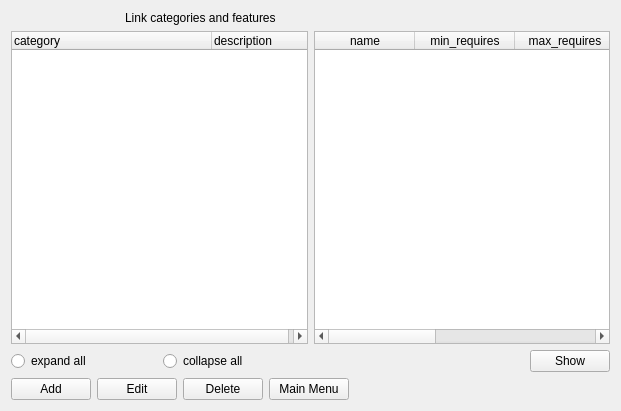
<?xml version="1.0" encoding="UTF-8"?>
<ui version="4.0">
 <class>categories_features_form</class>
 <widget class="QWidget" name="categories_features_form">
  <property name="geometry">
   <rect>
    <x>0</x>
    <y>0</y>
    <width>621</width>
    <height>411</height>
   </rect>
  </property>
  <property name="windowTitle">
   <string>Link categories and features</string>
  </property>
  <layout class="QGridLayout" name="gridLayout">
   <item row="5" column="0">
    <layout class="QHBoxLayout" name="horizontalLayout">
     <item>
      <widget class="QPushButton" name="add">
       <property name="text">
        <string>Add</string>
       </property>
       <property name="form" stdset="0">
        <string notr="true">categories_features_add</string>
       </property>
       <property name="global.categoryState" stdset="0">
        <string notr="true">{category.state}</string>
       </property>
       <property name="global.category_id" stdset="0">
        <string>{category.id}</string>
       </property>
       <property name="global.CategoryFeatureState" stdset="0">
        <string>{CategoryFeature.state}</string>
       </property>
      </widget>
     </item>
     <item>
      <widget class="QPushButton" name="add_3">
       <property name="text">
        <string>Edit</string>
       </property>
       <property name="form" stdset="0">
        <string notr="true">categories_features_edit</string>
       </property>
       <property name="global.categoryState" stdset="0">
        <string notr="true">{category.state}</string>
       </property>
       <property name="global.category_id" stdset="0">
        <string>{category.id}</string>
       </property>
       <property name="global.CategoryFeatureState" stdset="0">
        <string>{CategoryFeature.state}</string>
       </property>
       <property name="global.feature_id" stdset="0">
        <string>{CategoryFeature.id}</string>
       </property>
      </widget>
     </item>
     <item>
      <widget class="QPushButton" name="add_2">
       <property name="text">
        <string>Delete</string>
       </property>
       <property name="form" stdset="0">
        <string notr="true">categories_features</string>
       </property>
       <property name="global.categoryState" stdset="0">
        <string notr="true">{category.state}</string>
       </property>
       <property name="doctype" stdset="0">
        <string notr="true">CategoryFeature.simpleform</string>
       </property>
       <property name="rootelement" stdset="0">
        <string notr="true">CategoryFeature</string>
       </property>
       <property name="action" stdset="0">
        <string notr="true">delete</string>
       </property>
       <property name="global.CategoryFeatureState" stdset="0">
        <string>{CategoryFeature.state}</string>
       </property>
       <property name="category_id" stdset="0">
        <string>{category.id}</string>
       </property>
       <property name="feature_id" stdset="0">
        <string>{CategoryFeature.id}</string>
       </property>
      </widget>
     </item>
     <item>
      <widget class="QPushButton" name="reload_2">
       <property name="text">
        <string>Main Menu</string>
       </property>
       <property name="form" stdset="0">
        <string notr="true">init</string>
       </property>
       <property name="global.categoryState" stdset="0">
        <string notr="true">{category.state}</string>
       </property>
       <property name="global.CategoryFeatureState" stdset="0">
        <string>{CategoryFeature.state}</string>
       </property>
      </widget>
     </item>
     <item>
      <spacer name="horizontalSpacer">
       <property name="orientation">
        <enum>Qt::Horizontal</enum>
       </property>
       <property name="sizeHint" stdset="0">
        <size>
         <width>40</width>
         <height>20</height>
        </size>
       </property>
      </spacer>
     </item>
    </layout>
   </item>
   <item row="0" column="0">
    <layout class="QHBoxLayout" name="horizontalLayout_2">
     <item>
      <widget class="QLabel" name="label_2">
       <property name="maximumSize">
        <size>
         <width>32</width>
         <height>32</height>
        </size>
       </property>
       <property name="text">
        <string/>
       </property>
       <property name="pixmap">
        <pixmap resource="../qtclient.qrc">:/images/folders.png</pixmap>
       </property>
      </widget>
     </item>
     <item>
      <widget class="QLabel" name="label_3">
       <property name="maximumSize">
        <size>
         <width>32</width>
         <height>32</height>
        </size>
       </property>
       <property name="text">
        <string/>
       </property>
       <property name="pixmap">
        <pixmap resource="../qtclient.qrc">:/images/link.png</pixmap>
       </property>
      </widget>
     </item>
     <item>
      <widget class="QLabel" name="label_4">
       <property name="maximumSize">
        <size>
         <width>32</width>
         <height>32</height>
        </size>
       </property>
       <property name="text">
        <string/>
       </property>
       <property name="pixmap">
        <pixmap resource="../qtclient.qrc">:/images/chart_organisation.png</pixmap>
       </property>
      </widget>
     </item>
     <item>
      <widget class="QLabel" name="label">
       <property name="text">
        <string>Link categories and features</string>
       </property>
      </widget>
     </item>
    </layout>
   </item>
   <item row="2" column="0">
    <layout class="QGridLayout" name="gridLayout_2">
     <item row="1" column="0">
      <layout class="QHBoxLayout" name="horizontalLayout_3">
       <item>
        <widget class="QRadioButton" name="ignore_expand_cats">
         <property name="text">
          <string>expand all</string>
         </property>
        </widget>
       </item>
       <item>
        <widget class="QRadioButton" name="ignore_collapse_cats">
         <property name="text">
          <string>collapse all</string>
         </property>
        </widget>
       </item>
      </layout>
     </item>
     <item row="0" column="2">
      <widget class="QTableWidget" name="CategoryFeature">
       <property name="editTriggers">
        <set>QAbstractItemView::NoEditTriggers</set>
       </property>
       <property name="selectionMode">
        <enum>QAbstractItemView::SingleSelection</enum>
       </property>
       <property name="selectionBehavior">
        <enum>QAbstractItemView::SelectRows</enum>
       </property>
       <property name="doctype" stdset="0">
        <string>CategoryFeatureListRequest.simpleform</string>
       </property>
       <property name="rootelement" stdset="0">
        <string>CategoryFeature</string>
       </property>
       <property name="state" stdset="0">
        <string>{global.CategoryFeatureState}</string>
       </property>
       <property name="category_id" stdset="0">
        <string>{category.id}</string>
       </property>
       <property name="action" stdset="0">
        <string notr="true">read</string>
       </property>
       <column>
        <property name="text">
         <string>name</string>
        </property>
       </column>
       <column>
        <property name="text">
         <string>min_requires</string>
        </property>
       </column>
       <column>
        <property name="text">
         <string>max_requires</string>
        </property>
       </column>
       <column>
        <property name="text">
         <string>min_provides</string>
        </property>
       </column>
       <column>
        <property name="text">
         <string>max_provides</string>
        </property>
       </column>
      </widget>
     </item>
     <item row="0" column="0">
      <widget class="QTreeWidget" name="category">
       <property name="itemsExpandable">
        <bool>true</bool>
       </property>
       <property name="doctype" stdset="0">
        <string notr="true">CategoryHierarchyRequest.simpleform</string>
       </property>
       <property name="rootelement" stdset="0">
        <string>category</string>
       </property>
       <property name="state" stdset="0">
        <string notr="true">{global.categoryState}</string>
       </property>
       <property name="action" stdset="0">
        <string notr="true">read</string>
       </property>
       <attribute name="headerDefaultSectionSize">
        <number>200</number>
       </attribute>
       <column>
        <property name="text">
         <string>category</string>
        </property>
       </column>
       <column>
        <property name="text">
         <string>description</string>
        </property>
       </column>
      </widget>
     </item>
     <item row="1" column="2">
      <layout class="QHBoxLayout" name="horizontalLayout_4">
       <item>
        <spacer name="horizontalSpacer_2">
         <property name="orientation">
          <enum>Qt::Horizontal</enum>
         </property>
         <property name="sizeHint" stdset="0">
          <size>
           <width>40</width>
           <height>20</height>
          </size>
         </property>
        </spacer>
       </item>
       <item>
        <widget class="QPushButton" name="pushButton">
         <property name="enabled">
          <bool>true</bool>
         </property>
         <property name="text">
          <string>Show</string>
         </property>
         <property name="action" stdset="0">
          <string>CategoryFeature.reload</string>
         </property>
        </widget>
       </item>
      </layout>
     </item>
    </layout>
   </item>
  </layout>
 </widget>
 <tabstops>
  <tabstop>category</tabstop>
  <tabstop>ignore_expand_cats</tabstop>
  <tabstop>ignore_collapse_cats</tabstop>
  <tabstop>CategoryFeature</tabstop>
  <tabstop>pushButton</tabstop>
  <tabstop>add</tabstop>
  <tabstop>add_3</tabstop>
  <tabstop>add_2</tabstop>
  <tabstop>reload_2</tabstop>
 </tabstops>
 <resources>
  <include location="../qtclient.qrc"/>
  <include location="../resources/configurator.qrc"/>
 </resources>
 <connections>
  <connection>
   <sender>ignore_expand_cats</sender>
   <signal>clicked()</signal>
   <receiver>category</receiver>
   <slot>expandAll()</slot>
   <hints>
    <hint type="sourcelabel">
     <x>66</x>
     <y>364</y>
    </hint>
    <hint type="destinationlabel">
     <x>47</x>
     <y>172</y>
    </hint>
   </hints>
  </connection>
  <connection>
   <sender>ignore_collapse_cats</sender>
   <signal>clicked()</signal>
   <receiver>category</receiver>
   <slot>collapseAll()</slot>
   <hints>
    <hint type="sourcelabel">
     <x>306</x>
     <y>364</y>
    </hint>
    <hint type="destinationlabel">
     <x>159</x>
     <y>172</y>
    </hint>
   </hints>
  </connection>
  <connection>
   <sender>category</sender>
   <signal>itemSelectionChanged()</signal>
   <receiver>pushButton</receiver>
   <slot>click()</slot>
   <hints>
    <hint type="sourcelabel">
     <x>117</x>
     <y>130</y>
    </hint>
    <hint type="destinationlabel">
     <x>609</x>
     <y>367</y>
    </hint>
   </hints>
  </connection>
  <connection>
   <sender>CategoryFeature</sender>
   <signal>doubleClicked(QModelIndex)</signal>
   <receiver>add_3</receiver>
   <slot>click()</slot>
   <hints>
    <hint type="sourcelabel">
     <x>396</x>
     <y>209</y>
    </hint>
    <hint type="destinationlabel">
     <x>124</x>
     <y>391</y>
    </hint>
   </hints>
  </connection>
 </connections>
</ui>
